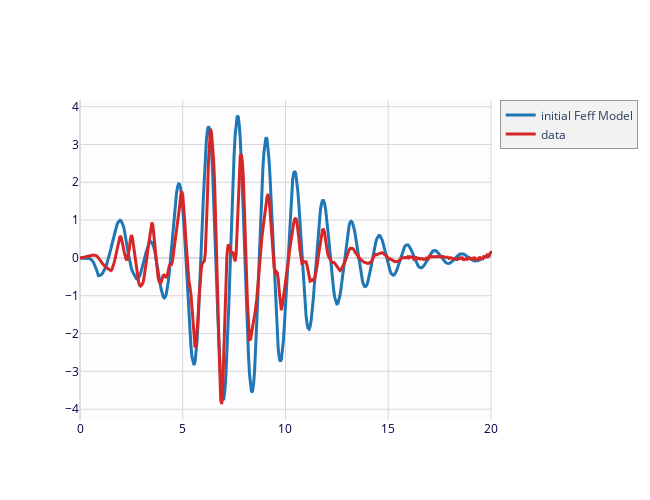

The notebook cell this image was saved under:
### Code cell
# step 5: define a Feff Path for Cu-Cu scattering

# using a Path file from a previous Feff calculation for Zn-Se (shown elsewhere)
# here we give math expressions using the Parameters named in the Parameter group 
# to set the values for the Path Parameters in the EXAFS equation
path1 = feffpath(Path('FEFF_Cu/feff0001.dat'), 
                 label='Cu R=2.56Ang',
                 s02='amp', 
                 e0='de0', 
                 sigma2='sig2', 
                 deltar='delr', 
                 )

tmpsum = ff2chi([path1], params=pars)
fig = plot_chik(tmpsum, kweight=2, label='initial Feff Model', show=False)
fig.add_plot(cu_data.k, 
             cu_data.chi*cu_data.k**2, 
             label='data')

fig.show()

### Figure 1 — Plotly figure (JSON) as saved in the notebook; plotly's stock layout.template omitted (floating-point values rounded to 4 significant figures; data arrays with more than 128 entries replaced by an {"elided": "..."} marker saying what was removed)
{"data": [{"line": {"color": "#1f77b4", "width": 3}, "name": "initial Feff Model", "type": "scatter", "uid": "37440787-6d60-4a11-a883-5dd99353f250", "x": {"elided": "401 float values"}, "y": {"elided": "401 float values"}}, {"line": {"color": "#d62728", "width": 3}, "name": "data", "type": "scatter", "uid": "3d631269-0a18-432c-b2ac-f6b578c2e0c6", "x": {"elided": "402 float values"}, "y": {"elided": "402 float values"}}], "layout": {"height": 500, "hovermode": "closest", "legend": {"bgcolor": "#F2F2F2", "borderwidth": 0.5}, "plot_bgcolor": "#FDFDFF", "showlegend": true, "title": {}, "width": 650, "xaxis": {"color": "#004", "gridcolor": "#D8D8D8", "range": [0, null], "showgrid": true, "title": {}, "zerolinecolor": "#DDD"}, "yaxis": {"color": "#004", "gridcolor": "#D8D8D8", "showgrid": true, "title": {}, "zerolinecolor": "#DDD"}}}
